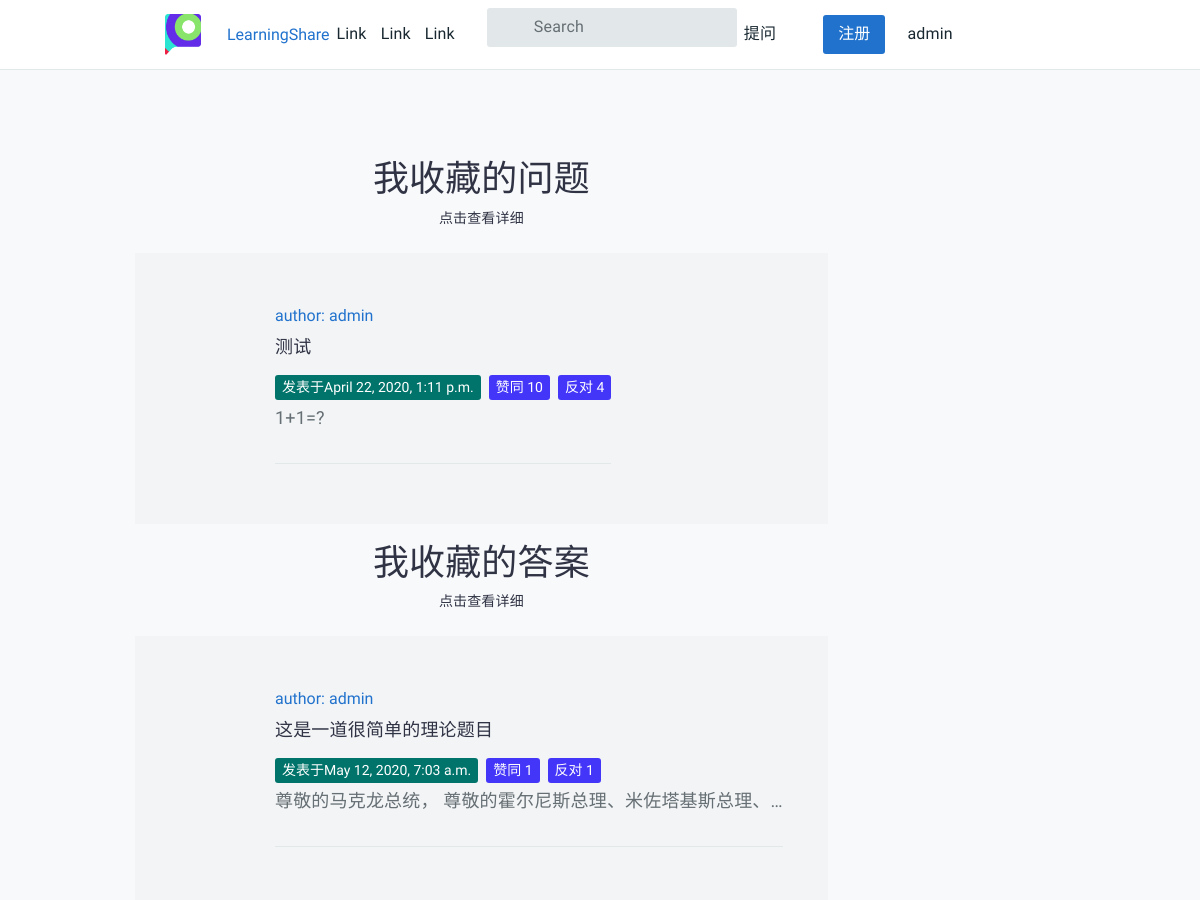
The page /account/my-collections/ (signed in, upper part) on the database as committed earlier.
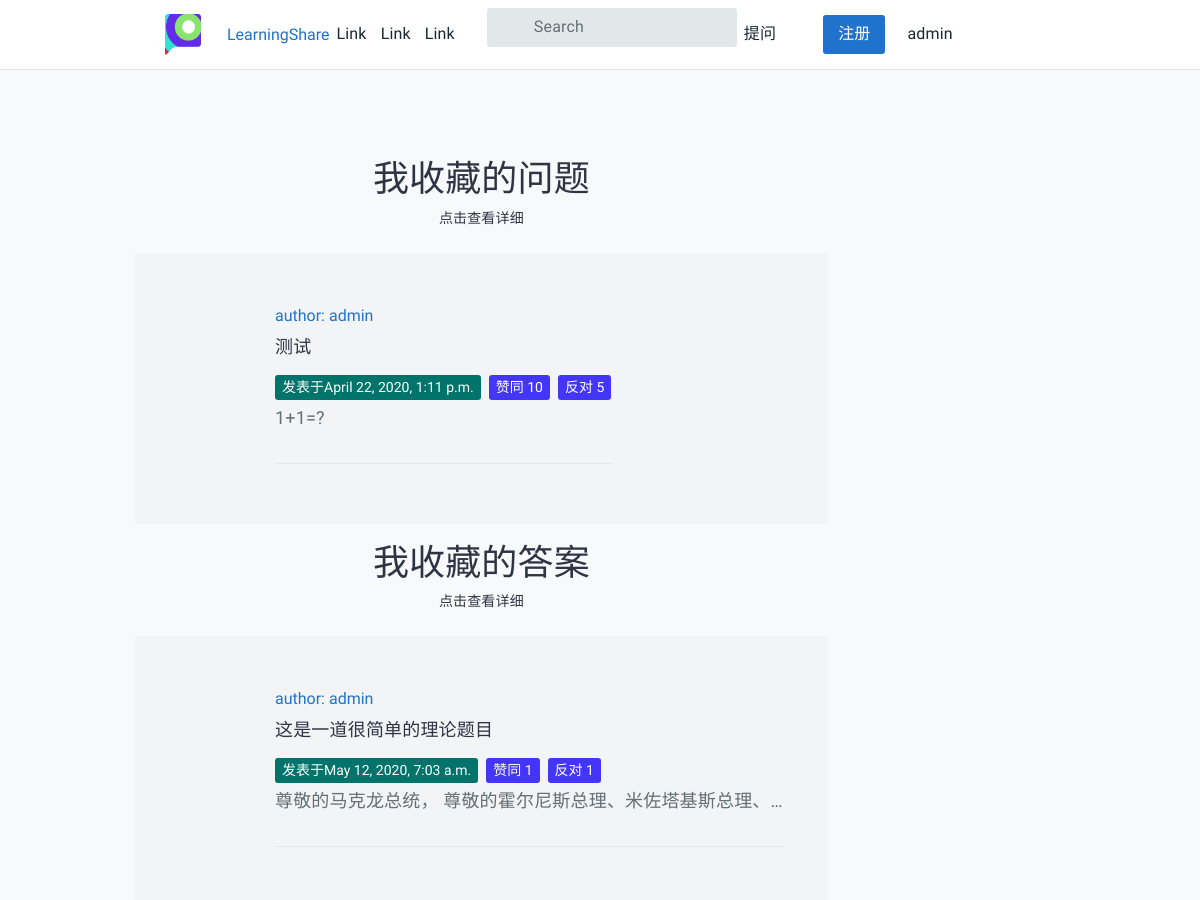
The same page on the database as committed later.
### QuestionApp/models.py (models this page shows, shortened)
class Question(models.Model):
    user = models.ForeignKey(User, verbose_name='提问者', related_name='questions',on_delete=models.CASCADE)
    questionTitle = models.CharField('问题标题', max_length=40, unique=True,blank=False)
    questionCategory = models.ForeignKey('CategoryApp.Category', verbose_name='板块名称', on_delete=models.CASCADE)
    questionDescription = models.TextField('详细描述')
    created=models.DateTimeField(default=timezone.now,verbose_name='发布日期')
    publishDate = models.DateTimeField(auto_now=True, verbose_name='更新日期')
    goodNum = models.IntegerField(default=0,verbose_name='赞数')
    badNum = models.IntegerField(default=0, verbose_name='反对数')
    grade = models.IntegerField(default=0, verbose_name='综合质量')
    collect = models.ManyToManyField(User, related_name='collect_question', verbose_name='收藏',blank=True)
    users_like = models.ManyToManyField(User, related_name="questions_like", blank=True)
    users_unlike = models.ManyToManyField(User, related_name="questions_unlike", blank=True)
    views = models.IntegerField(default=0, verbose_name="阅读次数")

### AccountApp/views.py (the view)
@login_required(login_url='/account/login/')
def my_collect(request):
    user = User.objects.get(id=request.user.id)
    collect_answers = user.collect_answer.all()
    collect_questions = user.collect_question.all()
    return render(request, 'account/collections.html',
                  {"collect_answers": collect_answers, "collect_questions":collect_questions, })

### templates/account/collections.html
{% extends "index.html" %}
{% load static %}
{% block content %}
<main id="tt-pageContent" class="tt-offset-small">
    <div class="container">
        <div class="tt-topic-list">
			<div class="tt-list-header">
                <div class="tt-col-topic text-center">
					<h1>我收藏的问题</h1>
					<p>点击查看详细</p>
				</div>
            </div>
            {% for question in collect_questions %}
            <div class="tt-item">
                <div class="tt-single-topic">
                    <div class="tt-item-header pt-noborder">
                        <div class="tt-item-header info-top">
                            <div class="tt-avater-title">
                                <a href="#">author: {{ question.user }}</a>
                            </div>
                            <div class="tt-item-title">
                                <a href="{% url 'question:question_content' question_id=question.id %}">{{question.questionTitle}}</a>
                            </div>
                            <div class="tt-item-tag">
                                <ul class="tt-list-badge">
                                    <li><a href="#"><span
												class="tt-color09 tt-badge">发表于{{ question.created }}</span></a></li>
									<li><a href="#"><span class="tt-color02 tt-badge">赞同 {{ question.goodNum }}</span></a></li>
									<li><a href="#"><span class="tt-color02 tt-badge">反对 {{ question.badNum }}</span></a></li>
                                </ul>
							</div>
							<div class="tt-item-title">
                                <p>{{ question.questionDescription | truncatechars:"30"}}</p>
                            </div>
                        </div>
                    </div>
                </div>
            </div>
			{% endfor %}
        <div class="tt-list-header">
                <div class="tt-col-topic text-center">
					<h1>我收藏的答案</h1>
					<p>点击查看详细</p>
				</div>
            </div>
            {% for answer in collect_answers %}
            <div class="tt-item">
                <div class="tt-single-topic">
                    <div class="tt-item-header pt-noborder">
                        <div class="tt-item-header info-top">
                            <div class="tt-avater-title">
                                <a href="#">author: {{ answer.author }}</a>
                            </div>
                            <div class="tt-item-title">
                                <a href="{% url 'question:question_content' question_id=answer.question.id %}">{{answer.question.questionTitle}}</a>
                            </div>
                            <div class="tt-item-tag">
                                <ul class="tt-list-badge">
                                    <li><a href="#"><span
												class="tt-color09 tt-badge">发表于{{ answer.pub_date }}</span></a></li>
									<li><a href="#"><span class="tt-color02 tt-badge">赞同 {{ answer.goodNum }}</span></a></li>
									<li><a href="#"><span class="tt-color02 tt-badge">反对 {{ answer.badNum }}</span></a></li>
                                </ul>
							</div>
							<div class="tt-item-title">
                                <p>{{ answer.answer_text | truncatechars:"30"}}</p>
                            </div>
                        </div>
                    </div>
                </div>
            </div>
			{% endfor %}
		</div>
	</div>
</main>
{% endblock %}

Rows that differ between the two databases and show on the page:
changed Question "测试": badNum "4" → "5"
